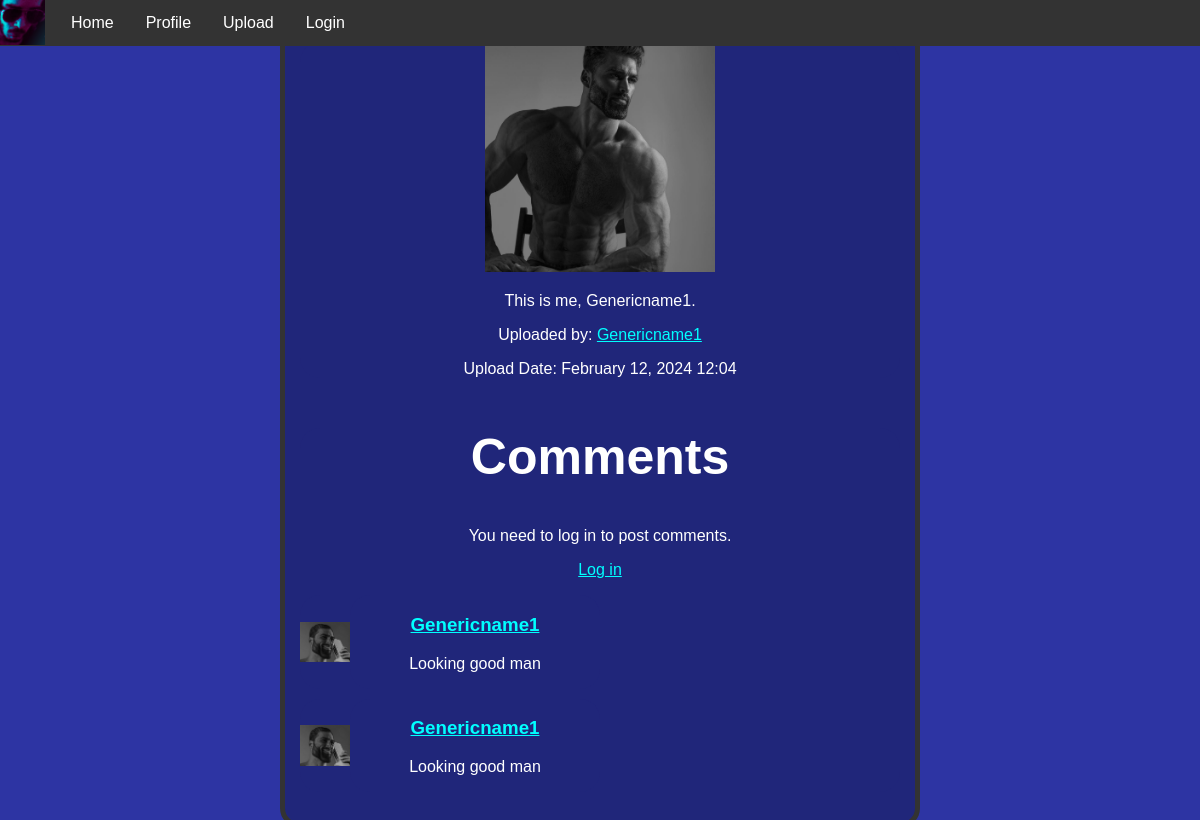
/submission/8/, run on an earlier commit of the app's database.
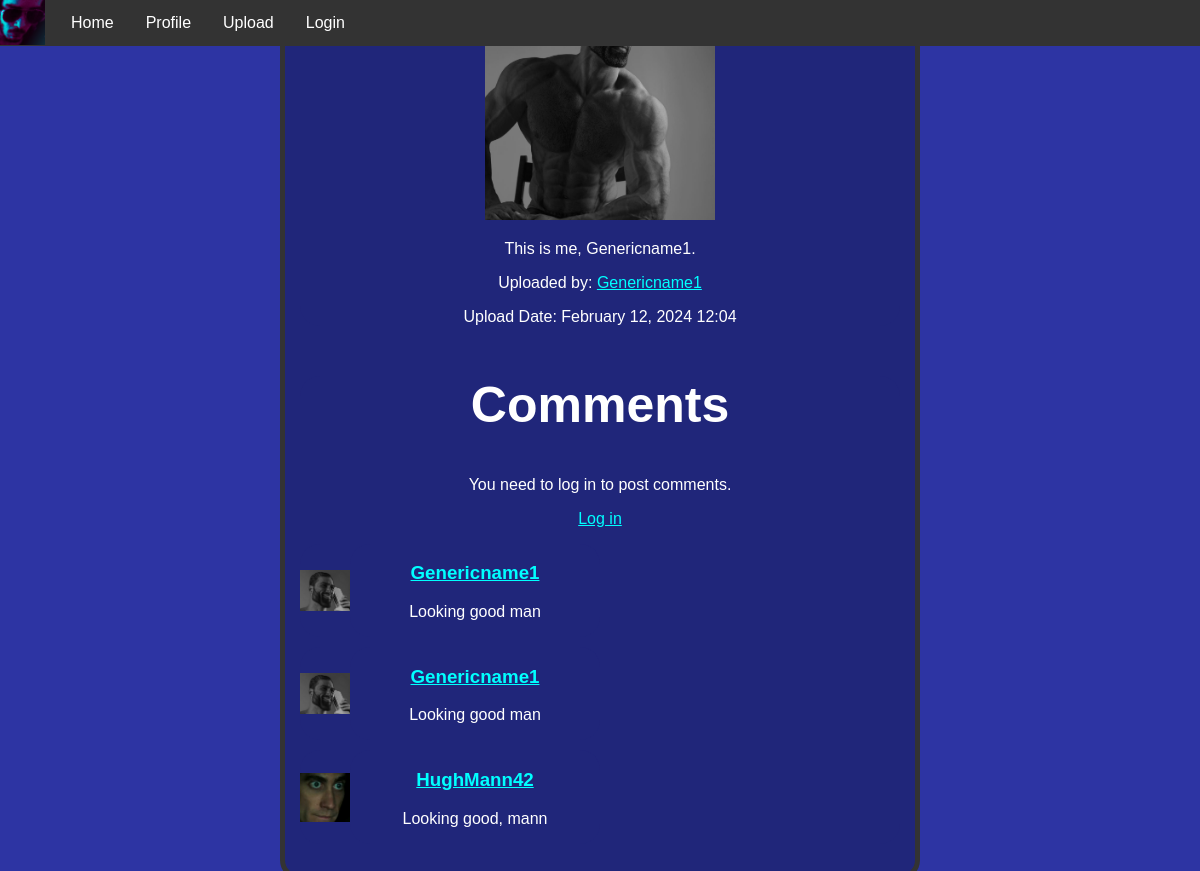
And on a later commit of the database.
### PhotoApp/models.py (models this page shows)
class Comment(models.Model):
    user = models.ForeignKey(UserProfile, on_delete=models.CASCADE)
    image_submission = models.ForeignKey(ImageSubmission, on_delete=models.CASCADE)
    date = models.DateTimeField(auto_now_add=True)
    text = models.TextField()

class UserProfile(models.Model):
    user = models.OneToOneField(User, on_delete=models.CASCADE)
    profile_image = models.ImageField(upload_to='profile_images/', blank=True, default="images/defaultimg.png")
    creation_date = models.DateTimeField(auto_now_add=True)
    short_description = models.TextField(max_length=255)
    social_links = models.TextField(blank=True)

### PhotoApp/views.py (the view)
# urls.py: path('submission/<int:submission_id>/', image_submission_detail_view, name='image_submission_detail'),
def image_submission_detail_view(request, submission_id):
    image_submission = get_object_or_404(ImageSubmission, id=submission_id)
    image_comments = Comment.objects.filter(image_submission=image_submission)
    if request.method == 'POST':
        form = CommentForm(request.POST)
        if form.is_valid():
            if request.user.is_authenticated:
                comment = form.save(commit=False)
                comment.user = request.user.userprofile
                comment.image_submission = image_submission
                comment.save()
                return redirect('image_submission_detail', submission_id=submission_id)
    else:
        form = CommentForm()
    context = {
        'image_submission': image_submission,
        'image_comments': image_comments,
        'form': form,
    }
    return render(request, 'PhotoApp/submissiondetail.html', context)

### PhotoApp/templates/PhotoApp/submissiondetail.html (shortened to what this page needs)
{% extends 'PhotoApp/base.html' %}
{% block content %}
    <div class="center-content">
        <img class ="submission-image" src="{{ image_submission.image.url }}" alt="{{ image_submission.description }}">
        <p>{{ image_submission.description }}</p>
        <p>Uploaded by: <a href="{% url 'detail_profile' image_submission.user.user %}">{{ image_submission.user.user }}</a></p>
        <p>Upload Date: {{ image_submission.creation_date|date:"F j, Y H:i" }}</p>
    </div>
    <div class="center-content">
        <h2 style="padding: 0px; font-size: 50px">Comments</h2>
        {% if user.is_authenticated %}
            <form method="post">
                {% csrf_token %}
                {{ form.as_p }}
                <button type="submit">Post Comment</button>
              </form>
        {% else %}
            <p>You need to log in to post comments.</p>
            <p><a style="color: cyan;" href="{% url 'login_view' %}">Log in</a></p>
        {% endif %}
        <ul class="comment-list">
            {% for comment in image_comments %}
                <li class="comment-item">
                    <div class="comment-content">
                        <img class="profile-icon" src="{{ comment.user.profile_image.url }}">
                        <div class="comment-text">
                            <h3><a href="{% url 'detail_profile' comment.user.user %}">{{ comment.user.user.username }}</a></h3>
                            <p>{{ comment.text }}</p>
                        </div>
                    </div>
                </li>
            {% endfor %}
        </ul>
    </div>
{% endblock %}

What changed in the data, as far as the page shows it:
added Comment: user.profile_image (picture), user.user.username "HughMann42", text "Looking good, mann"
